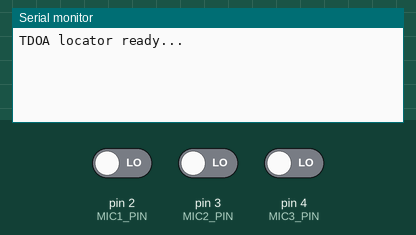
A sketch run on a simulated Arduino Uno, built with avr-gcc and run on an emulated ATmega328P. On the bench: the last lines printed to the serial monitor. The test bench sets the inputs (shaded band); at power-on: pin 2 (MIC1_PIN) LOW, pin 3 (MIC2_PIN) LOW, pin 4 (MIC3_PIN) LOW.

Above: at 1.2 s.
1.3 s: pin 2 (MIC1_PIN) driven HIGH
At 1.49 s:
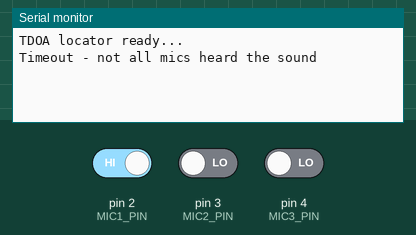
3.2 s: pin 3 (MIC2_PIN) driven HIGH and pin 4 (MIC3_PIN) driven HIGH
At 3.45 s:
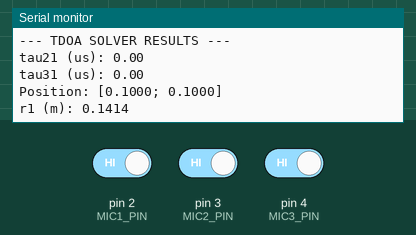

The sketch:

v_1_2d.txt_FINAL.ino
```cpp
// =====================================================
//  TDOA entopismos hxou - arduino version tou matlab kwdika
//  3 mikrofwna me digital eksodo (an akousei -> to pin paei HIGH)
// =====================================================
//FINAL
//baud 115200 min ksexaseis na to valeis k sto serial monitor!!
// ---- 1) pins k theseis mikrofwnwn (se metra) ----
const int MIC1_PIN = 2;   // pins tou arduino gia ta 3 mic
const int MIC2_PIN = 3;
const int MIC3_PIN = 4;

const float m1x = 0.0, m1y = 0.0;   // m1 = [0; 0]
const float m2x = 0.2, m2y = 0.0;   // m2 = [0.2; 0]  (20cm)
const float m3x = 0.0, m3y = 0.2;   // m3 = [0; 0.2]
const float c   = 343.0;            // taxitita hxou m/s

// max xronos p perimenoume ta alla mic afou akousei to prwto
// (4m * 1.414 / 343 ~ 16.5ms ara 20ms ftanei k perisevei)
const unsigned long TIMEOUT_US = 20000;

// -----------------------------------------------------
// edw metrame tis kathisteriseis apo ta mic (anti gia to s_true tou matlab)
// epistrefei tau21 k tau31 se sec
// -----------------------------------------------------
bool measureDelays(float &tau21, float &tau31) {
  unsigned long t1 = 0, t2 = 0, t3 = 0;

  // a) perimenei mexri na akousei OPOIODIPOTE mic
  while (t1 == 0 && t2 == 0 && t3 == 0) {
    unsigned long now = micros();
    if (digitalRead(MIC1_PIN) == HIGH) t1 = now;
    if (digitalRead(MIC2_PIN) == HIGH) t2 = now;
    if (digitalRead(MIC3_PIN) == HIGH) t3 = now;
  }

  // b) perimenei k ta ipolipa (me timeout gia na min kollisei)
  unsigned long start = micros();
  while ((t1 == 0 || t2 == 0 || t3 == 0) && (micros() - start < TIMEOUT_US)) {
    unsigned long now = micros();
    if (t1 == 0 && digitalRead(MIC1_PIN) == HIGH) t1 = now;
    if (t2 == 0 && digitalRead(MIC2_PIN) == HIGH) t2 = now;
    if (t3 == 0 && digitalRead(MIC3_PIN) == HIGH) t3 = now;
  }

  if (t1 == 0 || t2 == 0 || t3 == 0) return false;   // kapoio mic den to akouse

  // c) diafores xronou (us -> sec)
  tau21 = (long)(t2 - t1) * 1e-6;   // mic2 - mic1
  tau31 = (long)(t3 - t1) * 1e-6;   // mic3 - mic1
  return true;
}

// -----------------------------------------------------
// solver - ta idia maths me ta vimata 3-7 tou matlab
// -----------------------------------------------------
bool solveTDOA(float tau21, float tau31, float &x, float &y, float &r1) {
  // ---- 3) b0 k b1 ----
  float d21 = c * tau21;
  float d31 = c * tau31;

  float K1 = m1x * m1x + m1y * m1y;   // K(m) = m.' * m
  float K2 = m2x * m2x + m2y * m2y;
  float K3 = m3x * m3x + m3y * m3y;

  float b0_1 = 0.5 * (K2 - K1 - d21 * d21);
  float b0_2 = 0.5 * (K3 - K1 - d31 * d31);
  float b1_1 = d21;
  float b1_2 = d31;

  // ---- 4) s0 = A\b0 k s1 = A\b1 ----
  // i c++ den exei to "\" opws to matlab opote lunoume to 2x2 me to xeri (cramer)
  float a11 = m2x - m1x, a12 = m2y - m1y;
  float a21 = m3x - m1x, a22 = m3y - m1y;
  float det = a11 * a22 - a12 * a21;
  if (fabs(det) < 1e-9) return false;

  float s0x = (b0_1 * a22 - a12 * b0_2) / det;
  float s0y = (a11 * b0_2 - b0_1 * a21) / det;
  float s1x = (b1_1 * a22 - a12 * b1_2) / det;
  float s1y = (a11 * b1_2 - b1_1 * a21) / det;

  // ---- 5) alpha, beta, gamma ----
  float alpha = (s1x * s1x + s1y * s1y) - 1.0;
  float beta  = -2.0 * (s0x * s1x + s0y * s1y);
  float gamma = s0x * s0x + s0y * s0y;

  // ---- 6) r1 apo tin deuterovathmia ----
  // oute roots() exei, pame me diakrinousa
  if (fabs(alpha) < 1e-6) {            // sxedon grammiki periptwsi
    r1 = -gamma / beta;
  } else {
    float disc = beta * beta - 4.0 * alpha * gamma;
    if (disc < 0) return false;        // den exei pragmatiki lisi
    float rA = (-beta + sqrt(disc)) / (2.0 * alpha);
    float rB = (-beta - sqrt(disc)) / (2.0 * alpha);
    if (rA > 0)      r1 = rA;          // kratame tin thetiki riza
    else if (rB > 0) r1 = rB;
    else return false;
  }
  if (r1 <= 0) return false;

  // ---- 7) s = s0 - s1 * r1 ----
  x = s0x - s1x * r1;
  y = s0y - s1y * r1;
  return true;
}

void setup() {
  Serial.begin(115200);
  pinMode(MIC1_PIN, INPUT);
  pinMode(MIC2_PIN, INPUT);
  pinMode(MIC3_PIN, INPUT);
  Serial.println("TDOA locator ready...");
}

// ola trexoun sto loop sinexeia
void loop() {
  float tau21, tau31;

  if (!measureDelays(tau21, tau31)) {
    Serial.println("Timeout - not all mics heard the sound");
    delay(200);
    return;
  }

  float x, y, r1;
  if (solveTDOA(tau21, tau31, x, y, r1)) {
    // ---- 8) tipwnoume ta apotelesmata ----
    Serial.println("--- TDOA SOLVER RESULTS ---");
    Serial.print("tau21 (us): "); Serial.println(tau21 * 1e6);
    Serial.print("tau31 (us): "); Serial.println(tau31 * 1e6);
    Serial.print("Position: [");  Serial.print(x, 4);
    Serial.print("; ");           Serial.print(y, 4); Serial.println("]");
    Serial.print("r1 (m): ");     Serial.println(r1, 4);
  } else {
    Serial.println("No valid solution");
  }

  delay(200);   // perimenoume na svisoun t echo prin tin epomeni metrisi
}
```

Measured:
- after the input at 1.3 s, the serial monitor: prints a new line at once (image 1)
- after the input at 3.2 s, the serial monitor: prints a new line after 0.08 s (image 2)
